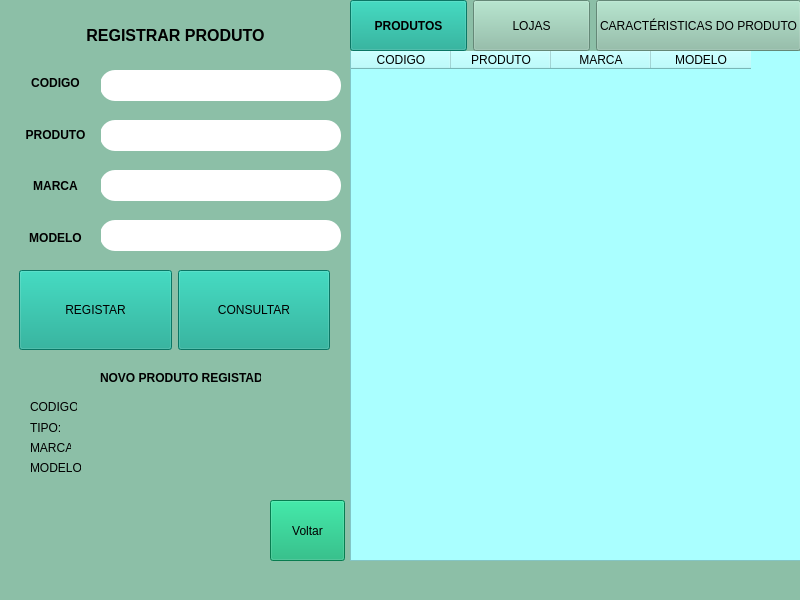
<?xml version="1.0" encoding="UTF-8"?>
<ui version="4.0">
 <class>MainWindow</class>
 <widget class="QMainWindow" name="MainWindow">
  <property name="geometry">
   <rect>
    <x>0</x>
    <y>0</y>
    <width>800</width>
    <height>600</height>
   </rect>
  </property>
  <property name="windowTitle">
   <string>MainWindow</string>
  </property>
  <property name="styleSheet">
   <string notr="true">background-color:rgb(140, 191, 167)</string>
  </property>
  <widget class="QWidget" name="centralwidget">
   <widget class="QTableWidget" name="tableWidget">
    <property name="geometry">
     <rect>
      <x>350</x>
      <y>50</y>
      <width>451</width>
      <height>511</height>
     </rect>
    </property>
    <property name="styleSheet">
     <string notr="true">background-color: rgb(170, 255, 255);</string>
    </property>
    <column>
     <property name="text">
      <string>CODIGO</string>
     </property>
    </column>
    <column>
     <property name="text">
      <string>PRODUTO</string>
     </property>
    </column>
    <column>
     <property name="text">
      <string>MARCA</string>
     </property>
    </column>
    <column>
     <property name="text">
      <string>MODELO</string>
     </property>
    </column>
   </widget>
   <widget class="QLabel" name="label">
    <property name="geometry">
     <rect>
      <x>60</x>
      <y>10</y>
      <width>231</width>
      <height>51</height>
     </rect>
    </property>
    <property name="text">
     <string>&lt;html&gt;&lt;head/&gt;&lt;body&gt;&lt;p&gt;&lt;span style=&quot; font-size:12pt; font-weight:600;&quot;&gt;REGISTRAR PRODUTO&lt;/span&gt;&lt;/p&gt;&lt;/body&gt;&lt;/html&gt;</string>
    </property>
    <property name="alignment">
     <set>Qt::AlignCenter</set>
    </property>
   </widget>
   <widget class="QLineEdit" name="lineEdit">
    <property name="geometry">
     <rect>
      <x>100</x>
      <y>70</y>
      <width>241</width>
      <height>31</height>
     </rect>
    </property>
    <property name="font">
     <font>
      <pointsize>12</pointsize>
     </font>
    </property>
    <property name="styleSheet">
     <string notr="true">background-color: rgb(255, 170, 0);
border-color: qlineargradient(spread:pad, x1:0, y1:0, x2:1, y2:0, stop:0 rgba(0, 0, 0, 255), stop:1 rgba(255, 255, 255, 255));
border-color: rgb(0, 0, 0);
border-radius:15px;
background-color: rgb(255, 255, 255);
border-color: qlineargradient(spread:pad, x1:0, y1:0, x2:1, y2:0, stop:0 rgba(0, 0, 0, 255), stop:1 rgba(255, 255, 255, 255));
border-width: 2px; 
border - style:outset;
border - color:black;</string>
    </property>
   </widget>
   <widget class="QLineEdit" name="lineEdit_2">
    <property name="geometry">
     <rect>
      <x>100</x>
      <y>120</y>
      <width>241</width>
      <height>31</height>
     </rect>
    </property>
    <property name="font">
     <font>
      <pointsize>12</pointsize>
     </font>
    </property>
    <property name="styleSheet">
     <string notr="true">background-color: rgb(255, 170, 0);
border-color: qlineargradient(spread:pad, x1:0, y1:0, x2:1, y2:0, stop:0 rgba(0, 0, 0, 255), stop:1 rgba(255, 255, 255, 255));
border-color: rgb(0, 0, 0);
border-radius:15px;
background-color: rgb(255, 255, 255);
border-color: qlineargradient(spread:pad, x1:0, y1:0, x2:1, y2:0, stop:0 rgba(0, 0, 0, 255), stop:1 rgba(255, 255, 255, 255));
border-width: 2px; 
border - style:outset;
border - color:black;</string>
    </property>
   </widget>
   <widget class="QLineEdit" name="lineEdit_3">
    <property name="geometry">
     <rect>
      <x>100</x>
      <y>170</y>
      <width>241</width>
      <height>31</height>
     </rect>
    </property>
    <property name="font">
     <font>
      <pointsize>12</pointsize>
     </font>
    </property>
    <property name="styleSheet">
     <string notr="true">background-color: rgb(255, 170, 0);
border-color: qlineargradient(spread:pad, x1:0, y1:0, x2:1, y2:0, stop:0 rgba(0, 0, 0, 255), stop:1 rgba(255, 255, 255, 255));
border-color: rgb(0, 0, 0);
border-radius:15px;
background-color: rgb(255, 255, 255);
border-color: qlineargradient(spread:pad, x1:0, y1:0, x2:1, y2:0, stop:0 rgba(0, 0, 0, 255), stop:1 rgba(255, 255, 255, 255));
border-width: 2px; 
border - style:outset;
border - color:black;</string>
    </property>
   </widget>
   <widget class="QLineEdit" name="lineEdit_4">
    <property name="geometry">
     <rect>
      <x>100</x>
      <y>220</y>
      <width>241</width>
      <height>31</height>
     </rect>
    </property>
    <property name="font">
     <font>
      <pointsize>12</pointsize>
     </font>
    </property>
    <property name="styleSheet">
     <string notr="true">background-color: rgb(255, 170, 0);
border-color: qlineargradient(spread:pad, x1:0, y1:0, x2:1, y2:0, stop:0 rgba(0, 0, 0, 255), stop:1 rgba(255, 255, 255, 255));
border-color: rgb(0, 0, 0);
border-radius:15px;
background-color: rgb(255, 255, 255);
border-color: qlineargradient(spread:pad, x1:0, y1:0, x2:1, y2:0, stop:0 rgba(0, 0, 0, 255), stop:1 rgba(255, 255, 255, 255));
border-width: 2px; 
border - style:outset;
border - color:black;</string>
    </property>
    <property name="text">
     <string/>
    </property>
   </widget>
   <widget class="QWidget" name="horizontalLayoutWidget">
    <property name="geometry">
     <rect>
      <x>350</x>
      <y>0</y>
      <width>451</width>
      <height>51</height>
     </rect>
    </property>
    <layout class="QHBoxLayout" name="horizontalLayout">
     <item>
      <widget class="QPushButton" name="pushButton_5">
       <property name="sizePolicy">
        <sizepolicy hsizetype="Preferred" vsizetype="Preferred">
         <horstretch>0</horstretch>
         <verstretch>0</verstretch>
        </sizepolicy>
       </property>
       <property name="font">
        <font>
         <weight>75</weight>
         <bold>true</bold>
        </font>
       </property>
       <property name="styleSheet">
        <string notr="true">
background-color: rgb(15, 166, 141);</string>
       </property>
       <property name="text">
        <string>PRODUTOS</string>
       </property>
      </widget>
     </item>
     <item>
      <widget class="QPushButton" name="pushButton_4">
       <property name="sizePolicy">
        <sizepolicy hsizetype="Preferred" vsizetype="Preferred">
         <horstretch>0</horstretch>
         <verstretch>0</verstretch>
        </sizepolicy>
       </property>
       <property name="text">
        <string>LOJAS</string>
       </property>
      </widget>
     </item>
     <item>
      <widget class="QPushButton" name="pushButton_3">
       <property name="sizePolicy">
        <sizepolicy hsizetype="Preferred" vsizetype="Preferred">
         <horstretch>0</horstretch>
         <verstretch>0</verstretch>
        </sizepolicy>
       </property>
       <property name="text">
        <string>CARACTÉRISTICAS DO PRODUTO</string>
       </property>
      </widget>
     </item>
    </layout>
   </widget>
   <widget class="QLabel" name="label_15">
    <property name="geometry">
     <rect>
      <x>90</x>
      <y>460</y>
      <width>131</width>
      <height>20</height>
     </rect>
    </property>
    <property name="styleSheet">
     <string notr="true"/>
    </property>
    <property name="text">
     <string/>
    </property>
    <property name="alignment">
     <set>Qt::AlignLeading|Qt::AlignLeft|Qt::AlignVCenter</set>
    </property>
   </widget>
   <widget class="QLabel" name="label_13">
    <property name="geometry">
     <rect>
      <x>70</x>
      <y>420</y>
      <width>121</width>
      <height>21</height>
     </rect>
    </property>
    <property name="text">
     <string/>
    </property>
    <property name="alignment">
     <set>Qt::AlignLeading|Qt::AlignLeft|Qt::AlignVCenter</set>
    </property>
   </widget>
   <widget class="QLabel" name="label_8">
    <property name="geometry">
     <rect>
      <x>30</x>
      <y>400</y>
      <width>47</width>
      <height>13</height>
     </rect>
    </property>
    <property name="text">
     <string>CODIGO:</string>
    </property>
   </widget>
   <widget class="QLabel" name="label_10">
    <property name="geometry">
     <rect>
      <x>30</x>
      <y>420</y>
      <width>31</width>
      <height>16</height>
     </rect>
    </property>
    <property name="text">
     <string>TIPO:</string>
    </property>
   </widget>
   <widget class="QLabel" name="label_9">
    <property name="geometry">
     <rect>
      <x>80</x>
      <y>400</y>
      <width>131</width>
      <height>16</height>
     </rect>
    </property>
    <property name="text">
     <string/>
    </property>
    <property name="alignment">
     <set>Qt::AlignLeading|Qt::AlignLeft|Qt::AlignVCenter</set>
    </property>
   </widget>
   <widget class="QLabel" name="label_7">
    <property name="geometry">
     <rect>
      <x>100</x>
      <y>370</y>
      <width>161</width>
      <height>16</height>
     </rect>
    </property>
    <property name="text">
     <string>&lt;html&gt;&lt;head/&gt;&lt;body&gt;&lt;p&gt;&lt;span style=&quot; font-weight:600;&quot;&gt;NOVO  PRODUTO  REGISTADO&lt;/span&gt;&lt;/p&gt;&lt;/body&gt;&lt;/html&gt;</string>
    </property>
   </widget>
   <widget class="QLabel" name="label_12">
    <property name="geometry">
     <rect>
      <x>30</x>
      <y>440</y>
      <width>41</width>
      <height>16</height>
     </rect>
    </property>
    <property name="text">
     <string>MARCA:</string>
    </property>
   </widget>
   <widget class="QLabel" name="label_11">
    <property name="geometry">
     <rect>
      <x>80</x>
      <y>440</y>
      <width>121</width>
      <height>20</height>
     </rect>
    </property>
    <property name="text">
     <string/>
    </property>
    <property name="alignment">
     <set>Qt::AlignLeading|Qt::AlignLeft|Qt::AlignVCenter</set>
    </property>
   </widget>
   <widget class="QLabel" name="label_14">
    <property name="geometry">
     <rect>
      <x>30</x>
      <y>460</y>
      <width>51</width>
      <height>16</height>
     </rect>
    </property>
    <property name="text">
     <string>MODELO:</string>
    </property>
   </widget>
   <widget class="QWidget" name="horizontalLayoutWidget_2">
    <property name="geometry">
     <rect>
      <x>19</x>
      <y>270</y>
      <width>311</width>
      <height>80</height>
     </rect>
    </property>
    <layout class="QHBoxLayout" name="horizontalLayout_2">
     <item>
      <widget class="QPushButton" name="pushButton">
       <property name="sizePolicy">
        <sizepolicy hsizetype="Preferred" vsizetype="Preferred">
         <horstretch>0</horstretch>
         <verstretch>0</verstretch>
        </sizepolicy>
       </property>
       <property name="styleSheet">
        <string notr="true">
background-color: rgb(15, 166, 141);</string>
       </property>
       <property name="text">
        <string>REGISTAR</string>
       </property>
      </widget>
     </item>
     <item>
      <widget class="QPushButton" name="pushButton_2">
       <property name="sizePolicy">
        <sizepolicy hsizetype="Preferred" vsizetype="Preferred">
         <horstretch>0</horstretch>
         <verstretch>0</verstretch>
        </sizepolicy>
       </property>
       <property name="styleSheet">
        <string notr="true">
background-color: rgb(15, 166, 141);</string>
       </property>
       <property name="text">
        <string>CONSULTAR</string>
       </property>
      </widget>
     </item>
    </layout>
   </widget>
   <widget class="QWidget" name="verticalLayoutWidget">
    <property name="geometry">
     <rect>
      <x>10</x>
      <y>60</y>
      <width>91</width>
      <height>201</height>
     </rect>
    </property>
    <layout class="QVBoxLayout" name="verticalLayout_3">
     <item>
      <widget class="QLabel" name="label_2">
       <property name="text">
        <string>&lt;html&gt;&lt;head/&gt;&lt;body&gt;&lt;p&gt;&lt;span style=&quot; font-weight:600;&quot;&gt;CODIGO&lt;/span&gt;&lt;/p&gt;&lt;/body&gt;&lt;/html&gt;</string>
       </property>
       <property name="alignment">
        <set>Qt::AlignCenter</set>
       </property>
      </widget>
     </item>
     <item>
      <widget class="QLabel" name="label_3">
       <property name="text">
        <string>&lt;html&gt;&lt;head/&gt;&lt;body&gt;&lt;p&gt;&lt;span style=&quot; font-weight:600;&quot;&gt;PRODUTO&lt;/span&gt;&lt;/p&gt;&lt;/body&gt;&lt;/html&gt;</string>
       </property>
       <property name="alignment">
        <set>Qt::AlignCenter</set>
       </property>
      </widget>
     </item>
     <item>
      <widget class="QLabel" name="label_4">
       <property name="text">
        <string>&lt;html&gt;&lt;head/&gt;&lt;body&gt;&lt;p&gt;&lt;span style=&quot; font-weight:600;&quot;&gt;MARCA&lt;/span&gt;&lt;/p&gt;&lt;/body&gt;&lt;/html&gt;</string>
       </property>
       <property name="alignment">
        <set>Qt::AlignCenter</set>
       </property>
      </widget>
     </item>
     <item>
      <widget class="QLabel" name="label_5">
       <property name="text">
        <string>&lt;html&gt;&lt;head/&gt;&lt;body&gt;&lt;p&gt;&lt;span style=&quot; font-weight:600;&quot;&gt;MODELO&lt;/span&gt;&lt;/p&gt;&lt;/body&gt;&lt;/html&gt;</string>
       </property>
       <property name="alignment">
        <set>Qt::AlignCenter</set>
       </property>
      </widget>
     </item>
    </layout>
   </widget>
   <widget class="QPushButton" name="pushButton_6">
    <property name="geometry">
     <rect>
      <x>270</x>
      <y>500</y>
      <width>75</width>
      <height>61</height>
     </rect>
    </property>
    <property name="styleSheet">
     <string notr="true">background-color: rgb(10, 175, 112);
</string>
    </property>
    <property name="text">
     <string>Voltar</string>
    </property>
   </widget>
   <widget class="QLabel" name="label_6">
    <property name="geometry">
     <rect>
      <x>30</x>
      <y>490</y>
      <width>111</width>
      <height>21</height>
     </rect>
    </property>
    <property name="text">
     <string/>
    </property>
   </widget>
  </widget>
  <widget class="QMenuBar" name="menubar">
   <property name="geometry">
    <rect>
     <x>0</x>
     <y>0</y>
     <width>800</width>
     <height>21</height>
    </rect>
   </property>
  </widget>
  <widget class="QStatusBar" name="statusbar"/>
 </widget>
 <resources/>
 <connections/>
</ui>
